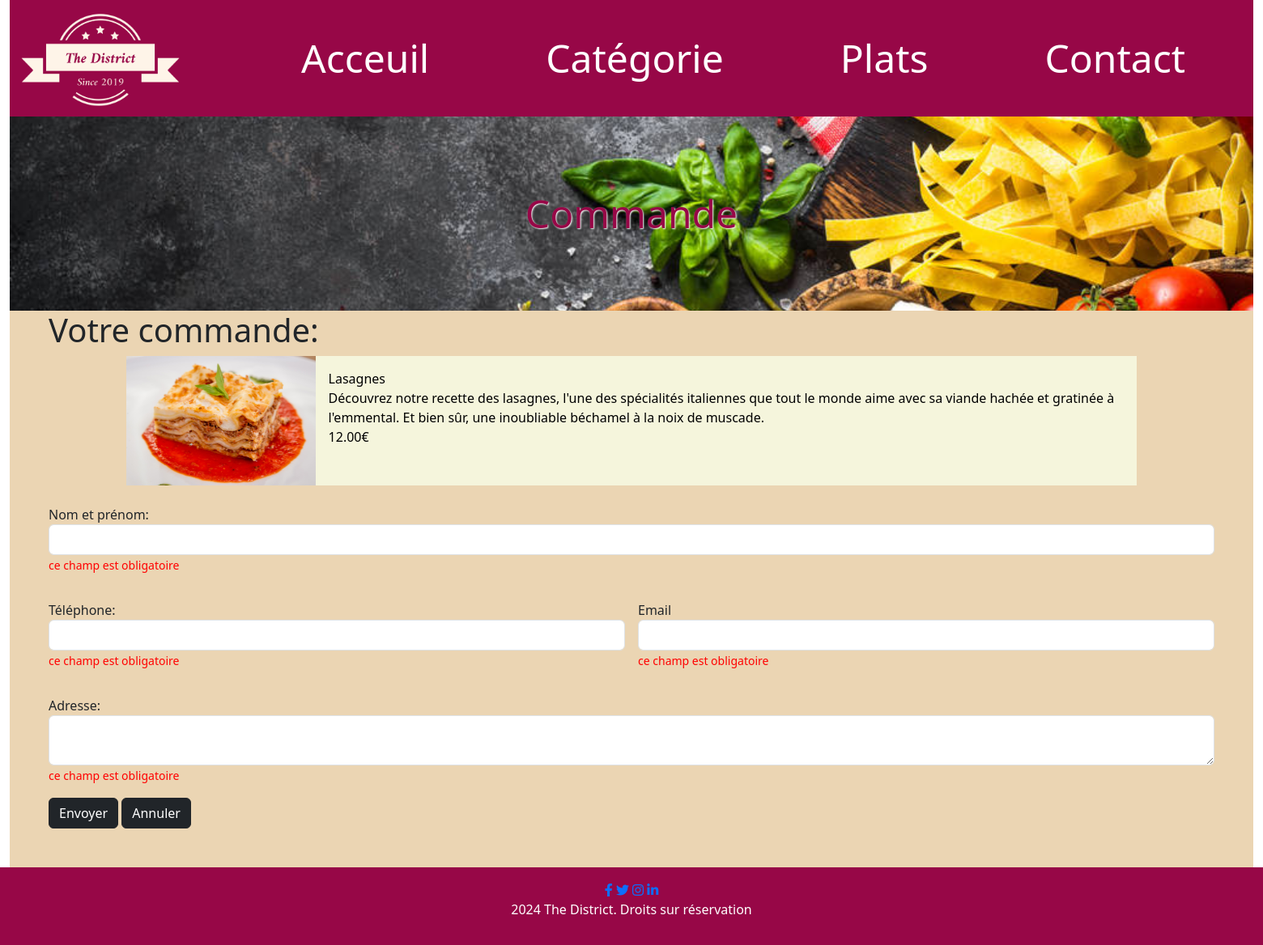
The page /commande.php?plat=16 on the database its author committed.
### tables this page shows
CREATE TABLE `plat` (
  `id` int(11) NOT NULL AUTO_INCREMENT,
  `libelle` varchar(100) NOT NULL,
  `description` text NOT NULL,
  `prix` decimal(10,2) NOT NULL,
  `image` varchar(255) NOT NULL,
  `id_categorie` int(11) NOT NULL,
  `active` varchar(10) NOT NULL,
  PRIMARY KEY (`id`),
  KEY `id_categorie` (`id_categorie`),
  CONSTRAINT `plat_ibfk_1` FOREIGN KEY (`id_categorie`) REFERENCES `categorie` (`id`)
);

### DAO.php (called while the page is built, shortened)
<?php
class DAO
{
    public function get_plat($plat)
    {
        $db = connexionBase();
        $requete = $db->query("SELECT *
        FROM plat
        WHERE id = $plat");
        $tableau = $requete->fetchAll(PDO::FETCH_OBJ);
        return $tableau;
    }
}

### commande.php (the view, shortened to what this page needs)
<?php
include "DAO.php";
function test_input($data)
{
    $data = trim($data);
    $data = stripslashes($data);
    $data = htmlspecialchars($data);
    return $data;
}
$plat = (test_input($_GET['plat']));
$da0 = new DAO("plat", NULL, NULL);
$tableau=$da0->get_plat($plat);
?>
<!DOCTYPE html>
<html lang="fr">
<head>
    <link href="https://cdn.jsdelivr.net/npm/bootstrap@5.3.3/dist/css/bootstrap.min.css" rel="stylesheet">
    <link rel="stylesheet" href="https://cdnjs.cloudflare.com/ajax/libs/font-awesome/6.0.0-beta3/css/all.min.css">
    <link rel="stylesheet" href="style.css">
</head>
<body>
    <div class="container-fluid">
    <?php
        include("header.php");
        ?>
        <div class="corps">
            <h1 class="ms-5">Votre commande:</h1>
            <?php foreach ($tableau as $plat): ?>
            <div class="plats">
                            <img src="images_the_district/food/<?= $plat->image ?>" class="img-plat" alt="salade cesar">
                            <p class="legende autoscroll">
                                <?= $plat->libelle ?>
                                <br>
                                <?= $plat->description ?>
                                <br>
                                <?= $plat->prix ?>€
                            </p>
                            <?php endforeach ?>
                        </div>
<br>
            <div class="form-group mx-5">
                <form method="post" action="" onsubmit="return checkform2(this)" id="formulaire_contact" class="row g-3">
                    <div class="col-12">
                        <label for="nom">Nom et prénom:</label>
                        <input type="text" name="nom" id="nom" class="form-control" required>
                        <span class="form-text" style="color:red">ce champ est obligatoire</span>
                    </div>
                    <div class="col-md-6">
                        <label for="telephone">Téléphone:</label>
                        <input type="text" name="telephone" id="telephone" class="form-control">
                        <span class="form-text" style="color:red">ce
                            champ est obligatoire</span>
                    </div>
                    <div class="col-md-6">
                        <label for="email">Email</label><input type="email" name="email" id="email" class="form-control"
                            required><span class="form-text" style="color:red">ce champ est obligatoire</span>
                    </div>
                    <div class="col-12">
                        <label for="adresse">Adresse:</label> <textarea name="adresse" id="adresse" value=""
                            class="form-control"></textarea>
                        <span class="form-text" style="color:red">ce champ est
                            obligatoire</span>
                    </div>
                    <div class="col-12">
                        <button type="submit" class="btn btn-dark">Envoyer</button>
                        <button type="reset" class="btn btn-dark">Annuler</button>
                    </div>
                </form>
                <br><br>
            </div>
        </div>
    </div>
    <?php
        include("footer.php");
        ?>
</body>
</html>

### style.css (style rules this page uses)
.corps { background-color: #EBD5B3; height: 100%; }
.plats { height: 20vh; width: 80vw; background-color: beige; color: black; margin: auto; display: flex; }
.img-plat { max-height: auto; width: 15vw; }
.legende { margin-left: auto; margin-right: auto; padding: 1vw; }
.autoscroll { overflow: auto; }

### rows shown on the page
plat: libelle "Lasagnes", description "Découvrez notre recette des lasagnes, l'une des spécialités italiennes que tout le monde aime avec sa viande hachée et gratinée à l'emmental. Et bien sûr, une inoubliable béchamel à la noix de muscade.", prix "12.00"

### other values the page prints
$titre "Commande"
